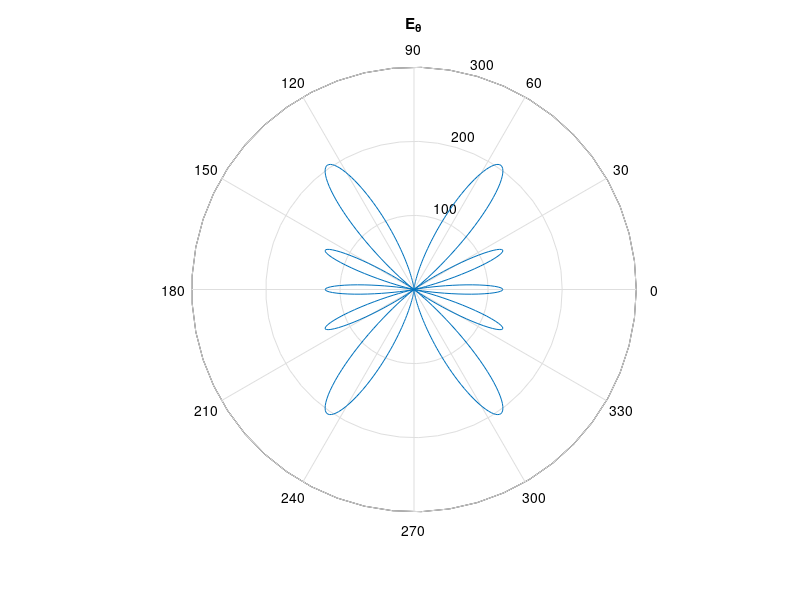
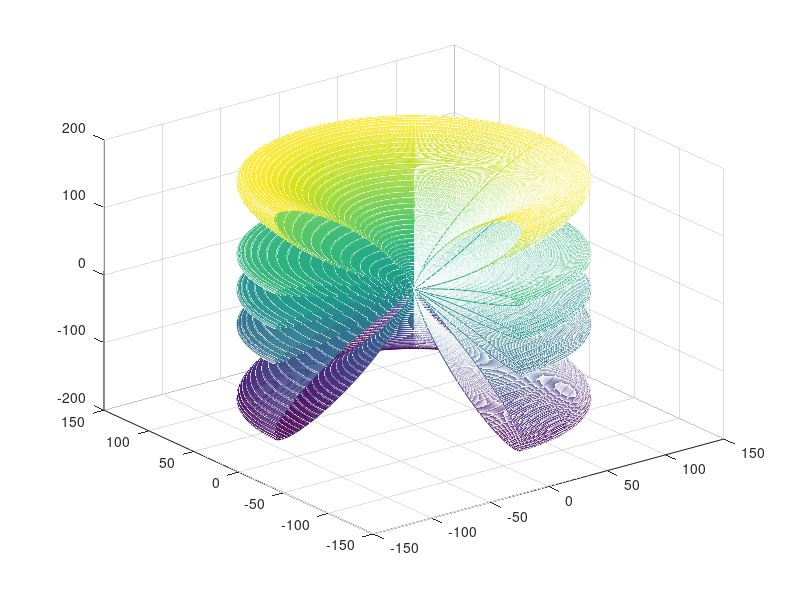

MATLAB code for these plots, in order:
%% Vertical Dipole antenna (center-fed)
clear all
close all
clc

prompt = sprintf ('What is the length of the dipole antenna, in terms of lambda? \nL = x means here that L = x*lambda \n');
L = input(prompt); % "L = x" means here that "L = x*lambda"
if ~isscalar(L) || L<0
    error('Introduce a scalar bigger than 0 for the length of the dipole antenna')
end

% Modify these next 2 parameters for each case:
Im = 2;
r = 2;

% Dipole antenna equations:
theta = 0:0.01:2*pi;
E_theta = abs(60*Im/r*((cos(2*pi*L/2*cos(theta))-cos(2*pi*L/2))./sin(theta)));

figure(1)
polar(theta-pi/2,E_theta) % I substract pi/2 from theta so that the pattern corresponds to a vertical antenna instead of a horizontal one
title('E_{\theta}')

% 3D plot:

[theta,phi] = meshgrid(0:0.01:pi,0:0.01:2*pi);
E_theta = 60*Im/r*((cos(2*pi*L/2*cos(theta))-cos(2*pi*L/2))./sin(theta));
 
% Transforming to XYZ (cartersian)
x = E_theta.*sin(theta).*cos(phi);
y = E_theta.*sin(theta).*sin(phi);
z = E_theta.*cos(theta);

% For cutting with 2 semi-planes:
a = x<0;
b = y<0;
c = a.*b;

for j=1:size(c,1)
    for k=1:size(c,2)
        if c(j,k)>0
            c(j,k) = NaN;
        end
    end
end
            
z_noPlot = z.*c;
z = z + z_noPlot;

figure(2)
mesh(x,y,z);
